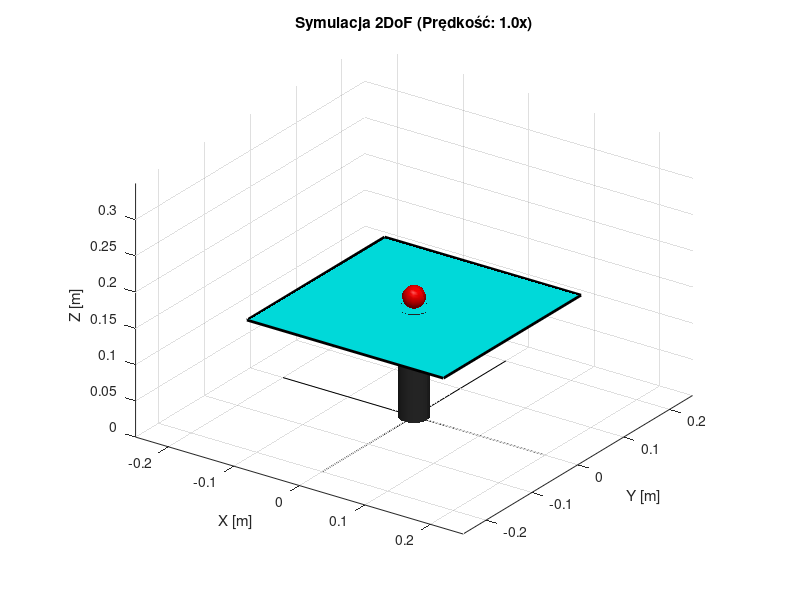

This figure's MATLAB source: (Note: this script raises an error after producing the figure.)
clear; clc; close all;

SPEED_FACTOR = 1;     
ANIMATION_ON = true; 
SAVE_GIF = true;              

% Utworzenie folderu na dane i wizualizacje, jeśli nie istnieje
output_folder = 'wizualizacja_dane';
if ~isfolder(output_folder)
    mkdir(output_folder);
end

gif_filename = fullfile(output_folder, '2dof_sim.gif');
frame_skip = 3;               
frame_count = 0;

if SAVE_GIF && isfile(gif_filename)
    delete(gif_filename);
end

g = 9.81;
C_g = (5/7) * g; 
L_x = 0.30; 
L_y = 0.30; 
H_base = 0.15;  
R_ball = 0.015; 

A = [0 1 0 0; 0 0 C_g 0; 0 0 0 1; 0 0 0 0];
B = [0; 0; 0; 1];

Q = diag([500, 20, 10, 0.1]); 
R = 1;
K = care(A, B, Q, R);

if ANIMATION_ON
    fig_anim = figure('Name', 'Wizualizacja 2DOF', 'Color', 'white', 'Position', [50 50 800 600]);
    view(35, 25); axis equal; grid on; hold on;
    xlim([-0.25 0.25]); ylim([-0.25 0.25]); zlim([0 0.35]);
    xlabel('X [m]'); ylabel('Y [m]'); zlabel('Z [m]');
    title(sprintf('Symulacja 2DoF (Prędkość: %.1fx)', SPEED_FACTOR));
    
    plot3([-0.2 0.2], [0 0], [0 0], 'k-'); 
    plot3([0 0], [-0.2 0.2], [0 0], 'k-'); 
    
    [sx, sy, sz] = cylinder(0.02);
    surf(sx, sy, sz * H_base, 'FaceColor', [0.2 0.2 0.2], 'EdgeColor', 'none');
    
    plate_local_x = [-L_x/2, L_x/2, L_x/2, -L_x/2];
    plate_local_y = [-L_y/2, -L_y/2, L_y/2, L_y/2];
    plate_local_z = zeros(1,4);
    
    h_plate = patch(plate_local_x, plate_local_y, plate_local_z + H_base, ...
                    'c', 'FaceAlpha', 0.8, 'EdgeColor', 'k', 'LineWidth', 2);
    
    [bx, by, bz] = sphere(12);
    h_ball_surf = surface(bx*R_ball, by*R_ball, bz*R_ball + H_base + R_ball, ...
                          'FaceColor', 'r', 'EdgeColor', 'none');
    
    light('Position', [1 -1 2], 'Style', 'infinite');
    lighting gouraud;
    material shiny;
end

dt = 0.01;
T_sim = 6.0;
time = 0:dt:T_sim;

state_x = [-0.14; 0.1; 0; 0]; 
state_y = [0.11; 0.1; 0; 0];
hist_x = []; hist_y = [];
hist_ux = []; hist_uy = [];
hist_alpha = []; hist_beta = [];

for t = time
    u_x = -K * state_x;
    u_y = -K * state_y;
    
    lim = deg2rad(15);
    alpha = max(min(state_x(3), lim), -lim);
    beta  = max(min(state_y(3), lim), -lim);
    
    hist_x = [hist_x, state_x(1)];
    hist_y = [hist_y, state_y(1)];
    hist_ux = [hist_ux, u_x];
    hist_uy = [hist_uy, u_y];
    hist_alpha = [hist_alpha, alpha];
    hist_beta = [hist_beta, beta];
    
    is_fallen = abs(state_x(1)) > L_x/2 || abs(state_y(1)) > L_y/2;
    if ANIMATION_ON
        if ~isvalid(fig_anim), break; end
        
        Z_verts = H_base - plate_local_x * alpha - plate_local_y * beta; 
        set(h_plate, 'ZData', Z_verts);
        
        ball_z = H_base - state_x(1)*alpha - state_y(1)*beta + R_ball;
        set(h_ball_surf, 'XData', bx*R_ball + state_x(1), ...
                         'YData', by*R_ball + state_y(1), ...
                         'ZData', bz*R_ball + ball_z);
        
        if is_fallen
            title('Piłka spadła!'); 
        end
                     
        drawnow
        
        if SAVE_GIF
            frame_count = frame_count + 1;
            if mod(frame_count, frame_skip) == 0 || is_fallen 
                frame = getframe(fig_anim); 
                im = frame2im(frame);
                
                [imind, cm] = rgb2ind(im, 256, 'nodither'); 
                
                delay = dt * frame_skip / SPEED_FACTOR; 
                
                if ~exist('gif_started', 'var')
                    imwrite(imind, cm, gif_filename, 'gif', 'Loopcount', inf, 'DelayTime', delay);
                    gif_started = true;
                else
                    imwrite(imind, cm, gif_filename, 'gif', 'WriteMode', 'append', 'DelayTime', delay);
                end
            end
        end
    end
    
    if is_fallen
        disp('Przerwano: piłka spadła.');
        break;
    end
    
    dx = A * state_x + B .* u_x;
    dy = A * state_y + B .* u_y;
    
    state_x = state_x + dx * dt;
    state_y = state_y + dy * dt;
end

if ~isempty(hist_x)
    time_data = time(1:length(hist_x))';
    sim_data = table(time_data, hist_x', hist_y', hist_alpha', hist_beta', ...
        'VariableNames', {'Czas_s', 'Pozycja_X_m', 'Pozycja_Y_m', 'Kat_Alpha_rad', 'Kat_Beta_rad'});
    writetable(sim_data, fullfile(output_folder, 'symulacja_dane.csv'));
end

if isempty(hist_x), return; end
time = time(1:length(hist_x));
info_x = calc_metrics(hist_x, time);
info_y = calc_metrics(hist_y, time);

figure('Name', 'Analiza 2DOF', 'Color', 'white', 'Position', [900 100 900 600]);
sgtitle('Wyniki symulacji 2DOF', 'FontSize', 14, 'FontWeight', 'bold');

subplot(2, 2, [1 3]);
plot(0, 0, 'rx', 'MarkerSize', 10, 'LineWidth', 2); hold on;
plot(hist_x(1), hist_y(1), 'go', 'MarkerSize', 6, 'LineWidth', 2);
plot(hist_x, hist_y, 'b-', 'LineWidth', 2);
rectangle('Position', [-L_x/2, -L_y/2, L_x, L_y], 'EdgeColor', 'k', 'LineStyle', '--');
title('Trajektoria na płycie'); xlabel('X [m]'); ylabel('Y [m]'); axis equal; grid on;
legend('Cel', 'Start', 'Trajektoria', 'Krawędź płyty');

subplot(2, 2, 2);
plot(time, hist_x, 'b', 'LineWidth', 1.5); hold on;
plot(time, hist_y, 'g', 'LineWidth', 1.5);
yline(0, 'k--');
title('Pozycje w czasie'); xlabel('Czas [s]'); ylabel('Pozycja [m]');
legend('X', 'Y'); grid on;

subplot(2, 2, 4);
plot(time, rad2deg(hist_alpha), 'b', 'LineWidth', 1.5); hold on;
plot(time, rad2deg(hist_beta), 'g', 'LineWidth', 1.5);
title('Kąty nachylenia płyty');
legend('\alpha (oś X)', '\beta (oś Y)');
ylabel('Kąt [deg]'); xlabel('Czas [s]'); grid on;

function info = calc_metrics(signal, t)
    threshold = max(0.001, 0.02 * abs(signal(1))); 
    idx = find(abs(signal) > threshold, 1, 'last');
    if isempty(idx), info.Ts = 0; else, info.Ts = t(idx); end
    info.Ess = abs(signal(end));
end
